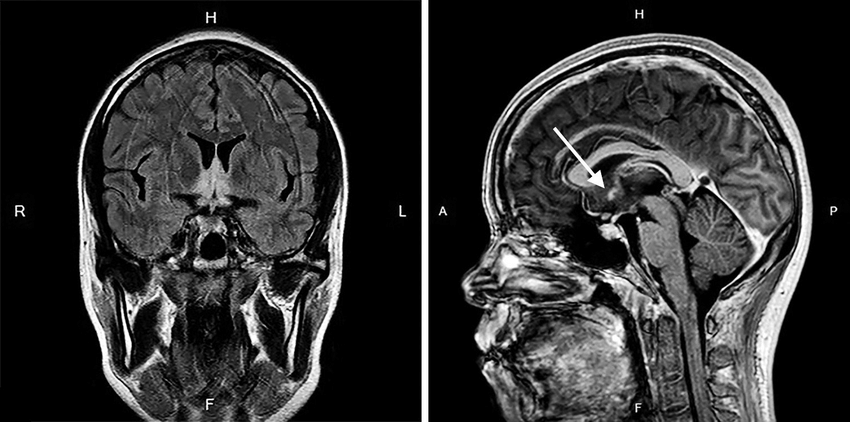
#> input picture Brain-MRI.png, 850 x 422 px, found by its file name
$ jupyter execute 'MRI_Task2_code(notebook).ipynb'
#> lines starting #> are read from the running program, lines starting #| are printed output that depends on the picture
[cell 1]
import cv2
import numpy as np
import matplotlib
from matplotlib import pyplot as plt
from numpy.fft import fftshift, ifftshift, fftn, ifftn

[cell 2]
matplotlib.rcParams['font.size'] = 8.0
np.random.seed(19680801)

img = cv2.imread('C:\\Users\\Ghada\\Downloads\\Brain-MRI.png', 0)
#> img is the input picture: shape (422, 850); min 0, max 255, mean 49
dim = range(img.ndim)

k = fftshift(fftn(ifftshift(img, axes=dim), s=None, axes=dim), axes=dim)
k /= np.sqrt(np.prod(np.take(img.shape, dim)))
k = np.real(k)
magnitude_spectrum = 20 * np.log(np.abs(k) + 1)
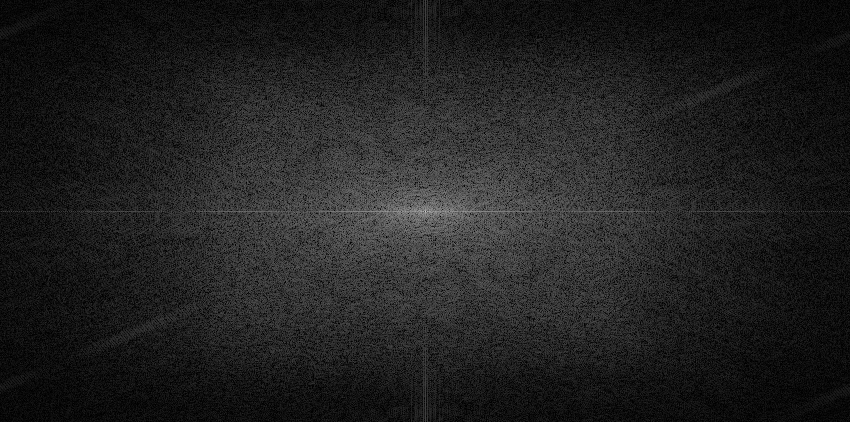
#> magnitude_spectrum: shape (422, 850) float64; min 0.000217, max 205.7, mean 33.3

images = []

fig, axs = plt.subplots(1, 2)

for j in range(2):
    axs[j].set_yticklabels([])
    axs[j].set_xticklabels([])

data = [img, magnitude_spectrum]

images.append(axs[0].imshow(data[0], cmap='gray'))
axs[0].set_title('Input Image')

images.append(axs[1].imshow(data[1], cmap='gray'))
axs[1].set_title('K-space')

plt.show()
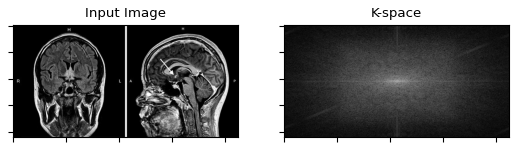
#> figure drawn by matplotlib, 2 panels

[cell 3]
import random
import numpy as np
import matplotlib.pyplot as plt

[cell 4]
Mag_Field = np.random.randint(low= 1 , high= 100, size = 15)
print (Mag_Field)

[cell 5]
larmorFreq_Hydrogen =42.58*Mag_Field
print(larmorFreq_Hydrogen)

[cell 6]
larmorFreq_Oxygen = 5.8*Mag_Field
print(larmorFreq_Oxygen)

[cell 7]
fig1 = plt.figure(2)
ax1 = plt.axes(xlim=(0,150 ), ylim=(1, 100))
line1, = ax1.plot([], [], lw=2)
ax1.set_xlabel("time")
ax1.set_ylabel("Mag_Field")
xline = np.arange(0, 150, 1)
yline = []
for d in range(len(xline)):
    yline.append(random.randint(1,100))

ax1.plot(xline, yline, 'red')
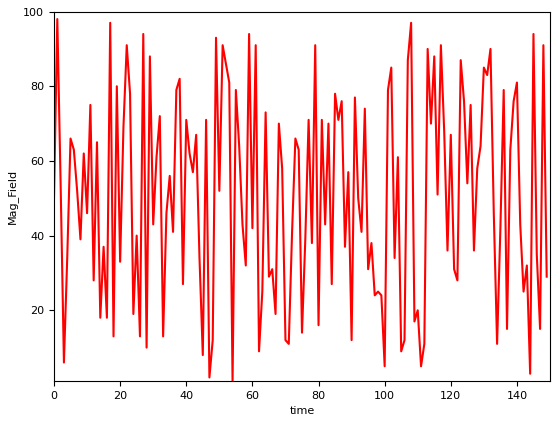
#> figure drawn by matplotlib, 1 panel; curve peaks at x = 1, y = 98

[cell 8]
fig = plt.figure(2)
ax = plt.axes(xlim=(0,150 ), ylim=(50, 5000))
line, = ax.plot([], [], lw=2)
ax.set_xlabel("time")
ax.set_ylabel("Larmor_Freq")
xline = np.arange(0, 150, 1)
yline = []
yline1 = []
for d in range(len(xline)):
    larmorFreq_Hydrogen = 42.58*random.randint(1,100)
    larmorFreq_Oxygen = 5.8*random.randint(1,100)
    yline.append(larmorFreq_Hydrogen)
    yline1.append(larmorFreq_Oxygen)

ax.plot(xline, yline, 'pink')
ax.plot(xline, yline1, 'blue')
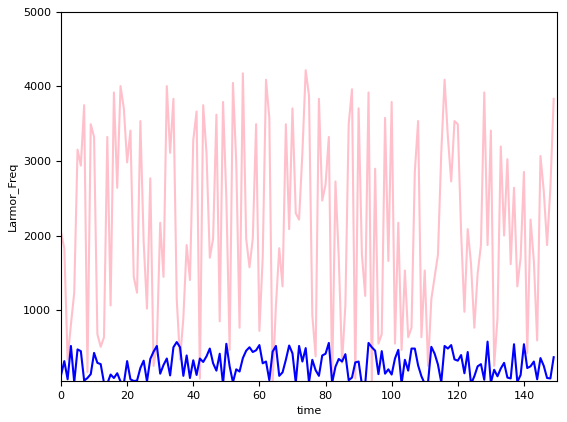
#> figure drawn by matplotlib, 1 panel; curve peaks at x = 74, y = 4215.4; curve peaks at x = 129, y = 580

[cell 9]
import numpy as np
from mpl_toolkits.mplot3d import Axes3D
import matplotlib.pyplot as plt
import matplotlib.animation as animation
import math


# function to create the rotation matrix
def rotMatrix(angle):
    c = np.cos(np.radians(angle))
    s = np.sin(np.radians(angle))
    return np.array([[c, -s], [s, c]])


flag = 0
random = []  # a list to store the nonuniform magnetic field


def data_gen(num):
    """Data generation"""

    global flag
    global random
    if num == 90 and flag == 0:
        flag = 1
    elif num == 180 and flag == 1:
        flag = 0

    z = num / 18

    if flag == 0 and not z == 10:
        ax.cla()
        ax.quiver(0, 0, 0, z, 0, (5 - z), pivot="tail", color="red")

    elif flag == 1 and not z == 10:
        z = z - 5
        v = np.array([0, (5 - z)])

        random = np.random.randint(1, 100, 90)
        v30 = rotMatrix(num * (random[num-90])).dot(v)
        ax.cla()
        ax.quiver(0, 0, 0, v30[0], v30[1], z, pivot="tail", color="red")

    ax.quiver(0, 0, 0, 0, 0, 5, pivot="tail", color="black",
              linestyle="dashed")

    ax.set_xlim3d([-5, 5])
    ax.set_xlabel('X')

    ax.set_ylim3d([-5, 5])
    ax.set_ylabel('Y')

    ax.set_zlim3d([-5, 5])
    ax.set_zlabel('Z')

    ax.set_title('3D Test')


gyromag_ratio = 42.6  # gyromagnetic ratio for the Hydrogen atoms
r = np.random.randint(1, 100, 90)
print(r * gyromag_ratio)  # List of different angular frequencies in MHz

fig = plt.figure()
ax = fig.add_subplot(111, projection='3d')
data_gen(0)
ani = animation.FuncAnimation(fig, data_gen, 181, interval=1, blit=False)
# ani.save('animated_gif1.gif', writer=animation.PillowWriter(fps=30))
plt.show()
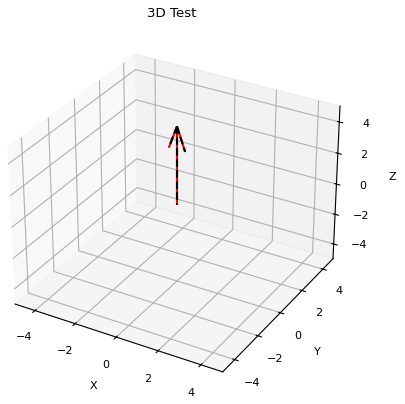
#> figure drawn by matplotlib, 1 panel
